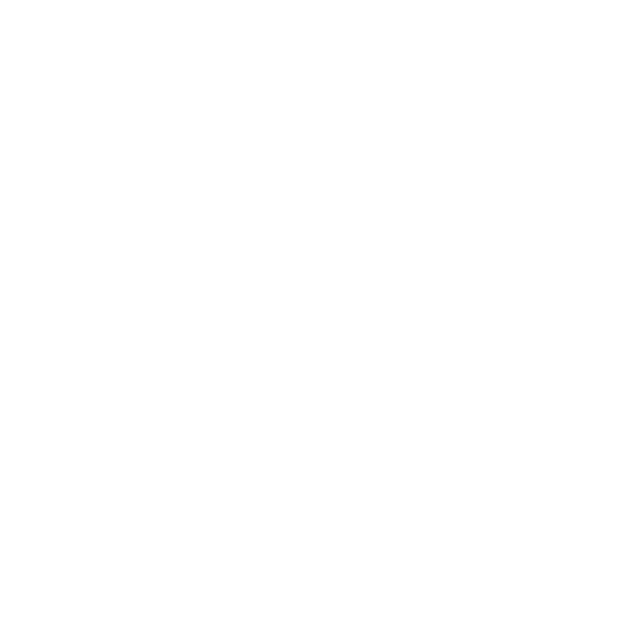
Frame 1 (no input)
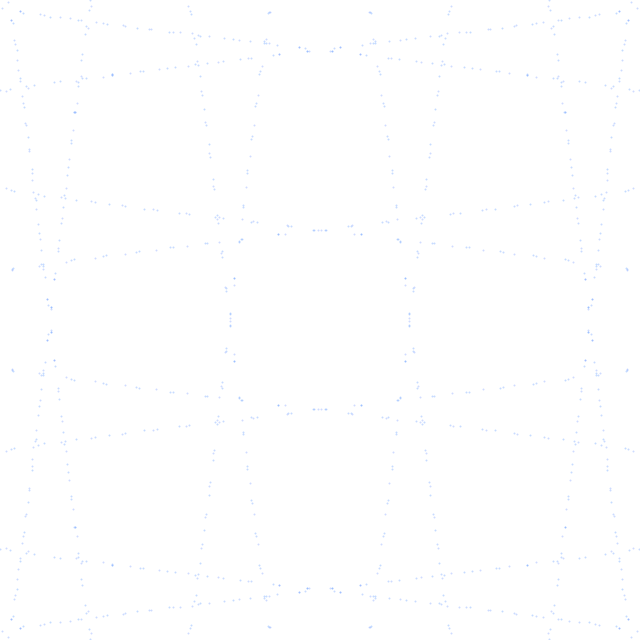
Frame 60 (the mouse pressed at the canvas centre just before this capture)
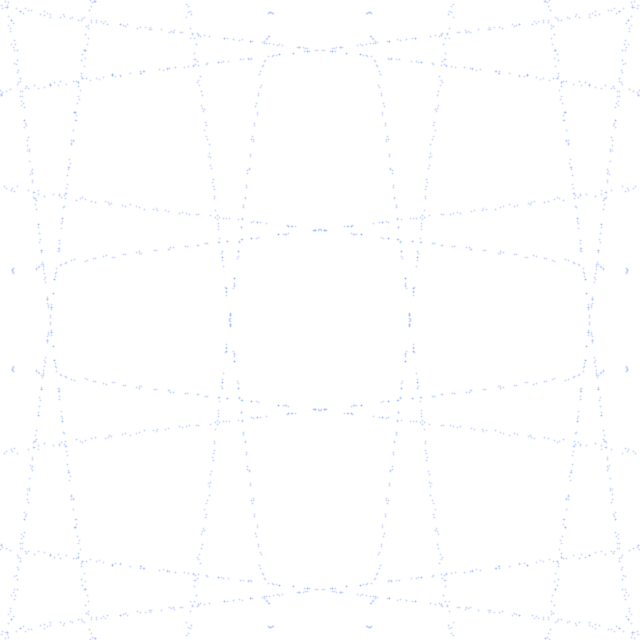
Frame 120 (the mouse held since frame 60 and released just before this capture)

The Processing sketch that drew these frames (run headless with seeded random() and noise(); from frame 60 on, the mouse is pressed at the canvas centre):

// Processing sketch: processing_167443
// ── processing_167443.pde


//import processing.pdf.*;

float k = 0;
float num = -500;

void setup() {
  size(640, 640);
  background(255);
  smooth();
  strokeWeight(2);
  //beginRecord(PDF, "every.pdf");
}

void draw() {

  stroke(k, 100, 400, 60);
  k= k+1;
  if(k>300){
    k=0;
  }
  translate(width/2, height/2);
  
  for (int i = 0; i < 360; i+=20) {

    float x = sin(radians(i+num)) * num;
    float y = cos(radians(x)) * num;
    point(x, y);
    point(y, x);
    point(-x, -y);
    point(-y, -x);
  }
  
  if (num < 270) num += 0.5;
}

void keyPressed() {
  if (key == 'q') {
    endRecord();
    exit();
  }
}
